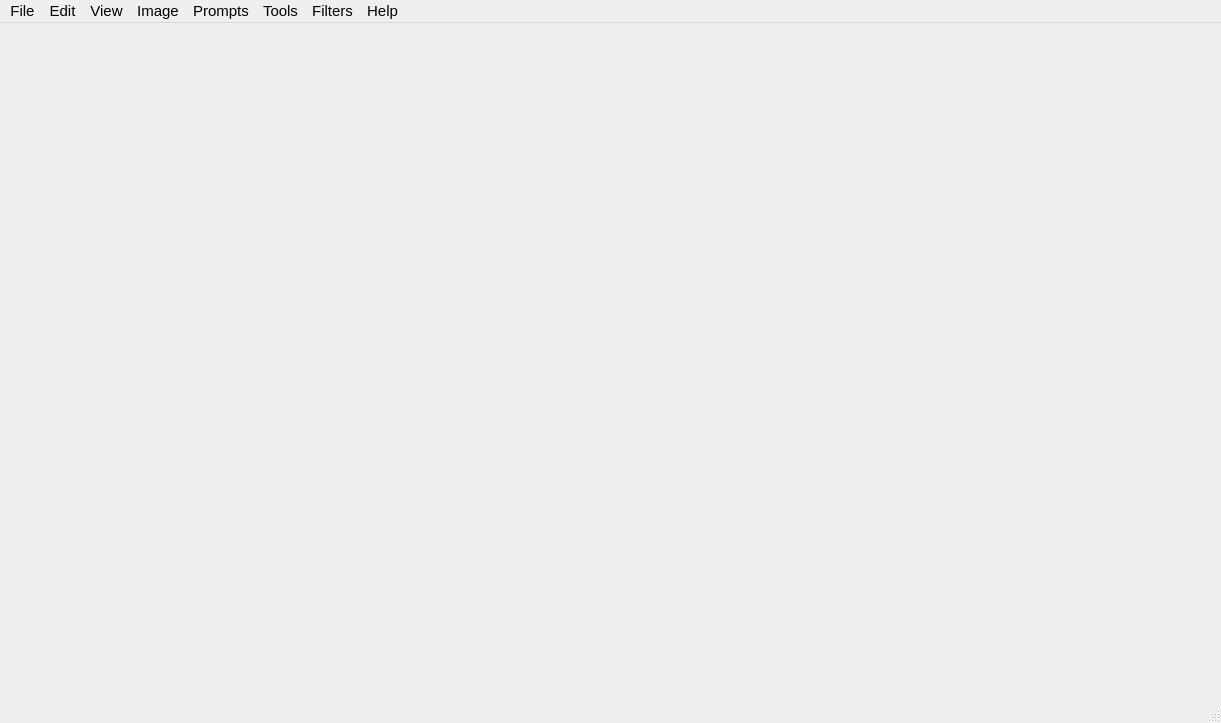
<?xml version="1.0" encoding="UTF-8"?>
<ui version="4.0">
 <author>Capsize LLC</author>
 <class>MainWindow</class>
 <widget class="QMainWindow" name="MainWindow">
  <property name="geometry">
   <rect>
    <x>0</x>
    <y>0</y>
    <width>1221</width>
    <height>723</height>
   </rect>
  </property>
  <property name="sizePolicy">
   <sizepolicy hsizetype="MinimumExpanding" vsizetype="Preferred">
    <horstretch>0</horstretch>
    <verstretch>0</verstretch>
   </sizepolicy>
  </property>
  <property name="minimumSize">
   <size>
    <width>0</width>
    <height>0</height>
   </size>
  </property>
  <property name="font">
   <font>
    <pointsize>8</pointsize>
   </font>
  </property>
  <property name="windowTitle">
   <string>AI Runner</string>
  </property>
  <widget class="QWidget" name="centralwidget">
   <property name="sizePolicy">
    <sizepolicy hsizetype="MinimumExpanding" vsizetype="MinimumExpanding">
     <horstretch>0</horstretch>
     <verstretch>0</verstretch>
    </sizepolicy>
   </property>
   <property name="minimumSize">
    <size>
     <width>0</width>
     <height>0</height>
    </size>
   </property>
   <property name="layoutDirection">
    <enum>Qt::LeftToRight</enum>
   </property>
   <layout class="QGridLayout" name="gridLayout_2"/>
  </widget>
  <widget class="QMenuBar" name="menubar">
   <property name="geometry">
    <rect>
     <x>0</x>
     <y>0</y>
     <width>1221</width>
     <height>22</height>
    </rect>
   </property>
   <property name="font">
    <font>
     <pointsize>11</pointsize>
    </font>
   </property>
   <widget class="QMenu" name="menuFile">
    <property name="title">
     <string>File</string>
    </property>
    <addaction name="actionNew"/>
    <addaction name="actionLoad"/>
    <addaction name="actionSave"/>
    <addaction name="separator"/>
    <addaction name="actionQuit"/>
   </widget>
   <widget class="QMenu" name="menuEdit">
    <property name="title">
     <string>Edit</string>
    </property>
    <addaction name="separator"/>
    <addaction name="actionUndo"/>
    <addaction name="actionRedo"/>
    <addaction name="separator"/>
    <addaction name="actionCut"/>
    <addaction name="actionCopy"/>
    <addaction name="actionPaste"/>
    <addaction name="separator"/>
    <addaction name="actionRotate_90_clockwise"/>
    <addaction name="actionRotate_90_counter_clockwise"/>
    <addaction name="separator"/>
    <addaction name="actionClear_all_prompts"/>
    <addaction name="separator"/>
    <addaction name="actionSettings"/>
    <addaction name="actionRun_setup_wizard"/>
   </widget>
   <widget class="QMenu" name="menuFilters">
    <property name="title">
     <string>Filters</string>
    </property>
    <addaction name="separator"/>
    <addaction name="actionInvert"/>
    <addaction name="actionFilm"/>
   </widget>
   <widget class="QMenu" name="menuAbout">
    <property name="tearOffEnabled">
     <bool>false</bool>
    </property>
    <property name="title">
     <string>Help</string>
    </property>
    <addaction name="actionAbout"/>
    <addaction name="actionBug_report"/>
    <addaction name="actionReport_vulnerability"/>
    <addaction name="actionDiscord"/>
   </widget>
   <widget class="QMenu" name="menuModel_merge">
    <property name="title">
     <string>Tools</string>
    </property>
    <addaction name="image_interpolation"/>
    <addaction name="actionModel_Merger"/>
    <addaction name="separator"/>
    <addaction name="actionStableDiffusion"/>
    <addaction name="actionKandinsky"/>
    <addaction name="actionShap_E"/>
    <addaction name="separator"/>
    <addaction name="actionPrompt_Builder"/>
    <addaction name="actionControlNet"/>
    <addaction name="actionModel_Manager_2"/>
    <addaction name="separator"/>
    <addaction name="actionEmbeddings"/>
    <addaction name="actionLoRA"/>
    <addaction name="actionPen"/>
   </widget>
   <widget class="QMenu" name="menuImage">
    <property name="title">
     <string>Image</string>
    </property>
    <addaction name="actionImport"/>
    <addaction name="actionExport"/>
    <addaction name="separator"/>
    <addaction name="actionQuick_Export"/>
   </widget>
   <widget class="QMenu" name="menuPrompts">
    <property name="title">
     <string>Prompts</string>
    </property>
    <addaction name="actionSave_prompt"/>
    <addaction name="actionPrompt_Browser"/>
   </widget>
   <widget class="QMenu" name="menuView">
    <property name="title">
     <string>View</string>
    </property>
    <addaction name="actionHuggingface_Cache_manager"/>
   </widget>
   <addaction name="menuFile"/>
   <addaction name="menuEdit"/>
   <addaction name="menuView"/>
   <addaction name="menuImage"/>
   <addaction name="menuPrompts"/>
   <addaction name="menuModel_merge"/>
   <addaction name="menuFilters"/>
   <addaction name="menuAbout"/>
  </widget>
  <widget class="QStatusBar" name="statusbar"/>
  <action name="actionNew">
   <property name="text">
    <string>New</string>
   </property>
   <property name="shortcut">
    <string>Ctrl+N</string>
   </property>
  </action>
  <action name="actionImport">
   <property name="text">
    <string>Import image</string>
   </property>
   <property name="shortcut">
    <string>Ctrl+I</string>
   </property>
  </action>
  <action name="actionExport">
   <property name="text">
    <string>Export image</string>
   </property>
   <property name="shortcut">
    <string>Ctrl+E</string>
   </property>
  </action>
  <action name="actionCopy">
   <property name="text">
    <string>Copy</string>
   </property>
   <property name="shortcut">
    <string>Ctrl+C</string>
   </property>
  </action>
  <action name="actionPaste">
   <property name="text">
    <string>Paste</string>
   </property>
   <property name="shortcut">
    <string>Ctrl+V</string>
   </property>
  </action>
  <action name="actionUndo">
   <property name="icon">
    <iconset>
     <normaloff>../src/icons/007-undo.png</normaloff>../src/icons/007-undo.png</iconset>
   </property>
   <property name="text">
    <string>Undo</string>
   </property>
   <property name="toolTip">
    <string>Undo</string>
   </property>
   <property name="whatsThis">
    <string/>
   </property>
   <property name="shortcut">
    <string>Ctrl+Z</string>
   </property>
  </action>
  <action name="actionRedo">
   <property name="icon">
    <iconset>
     <normaloff>../src/icons/008-redo.png</normaloff>../src/icons/008-redo.png</iconset>
   </property>
   <property name="text">
    <string>Redo</string>
   </property>
   <property name="shortcut">
    <string>Ctrl+Y</string>
   </property>
  </action>
  <action name="actionGrid">
   <property name="text">
    <string>Grid</string>
   </property>
   <property name="toolTip">
    <string>Grid settings</string>
   </property>
  </action>
  <action name="actionPreferences">
   <property name="text">
    <string>Path Preferences</string>
   </property>
   <property name="toolTip">
    <string>Modify model path and more</string>
   </property>
  </action>
  <action name="actionCanvas_color">
   <property name="text">
    <string>Canvas color</string>
   </property>
   <property name="toolTip">
    <string>Change the color of the canvas</string>
   </property>
  </action>
  <action name="actionReset_Settings">
   <property name="text">
    <string>Reset Settings to Default</string>
   </property>
   <property name="toolTip">
    <string>Reset all settings to default</string>
   </property>
  </action>
  <action name="actionResize_on_Paste">
   <property name="checkable">
    <bool>true</bool>
   </property>
   <property name="text">
    <string>Resize on Import</string>
   </property>
   <property name="toolTip">
    <string>Resize the image to active grid area when importing</string>
   </property>
  </action>
  <action name="actionMemory">
   <property name="text">
    <string>Memory</string>
   </property>
  </action>
  <action name="actionAbout">
   <property name="text">
    <string>About</string>
   </property>
  </action>
  <action name="actionCheck_for_updates">
   <property name="text">
    <string>Check for updates</string>
   </property>
  </action>
  <action name="actionOpen">
   <property name="text">
    <string>Open</string>
   </property>
  </action>
  <action name="actionView">
   <property name="text">
    <string>View</string>
   </property>
  </action>
  <action name="actionAdvanced">
   <property name="text">
    <string>Memory Preferences</string>
   </property>
   <property name="toolTip">
    <string>Change memory settings</string>
   </property>
  </action>
  <action name="actionGaussian_Blur">
   <property name="enabled">
    <bool>true</bool>
   </property>
   <property name="text">
    <string>Gaussian Blur</string>
   </property>
  </action>
  <action name="actionBox_Blur">
   <property name="text">
    <string>Box Blur</string>
   </property>
  </action>
  <action name="actionUnsharp_Mask">
   <property name="text">
    <string>Unsharp Mask</string>
   </property>
  </action>
  <action name="actionPixel_Art">
   <property name="text">
    <string>Pixel Art</string>
   </property>
   <property name="visible">
    <bool>true</bool>
   </property>
  </action>
  <action name="actionInvert">
   <property name="text">
    <string>Invert</string>
   </property>
  </action>
  <action name="actionSaturation">
   <property name="text">
    <string>Saturation</string>
   </property>
   <property name="visible">
    <bool>true</bool>
   </property>
  </action>
  <action name="actionColor_Balance">
   <property name="checkable">
    <bool>false</bool>
   </property>
   <property name="enabled">
    <bool>true</bool>
   </property>
   <property name="text">
    <string>Color Balance</string>
   </property>
   <property name="visible">
    <bool>true</bool>
   </property>
  </action>
  <action name="actionSave">
   <property name="text">
    <string>Save</string>
   </property>
   <property name="shortcut">
    <string>Ctrl+S</string>
   </property>
  </action>
  <action name="actionLoad">
   <property name="text">
    <string>Open</string>
   </property>
   <property name="shortcut">
    <string>Ctrl+O</string>
   </property>
  </action>
  <action name="actionQuit">
   <property name="text">
    <string>Quit</string>
   </property>
   <property name="shortcut">
    <string>Ctrl+Q</string>
   </property>
  </action>
  <action name="actionPixel_Art_2">
   <property name="text">
    <string>Pixel Art</string>
   </property>
  </action>
  <action name="actionBug_report">
   <property name="text">
    <string>Bug report</string>
   </property>
  </action>
  <action name="actionReport_vulnerability">
   <property name="text">
    <string>Report vulnerability</string>
   </property>
  </action>
  <action name="actionDiscord">
   <property name="text">
    <string>Discord</string>
   </property>
  </action>
  <action name="actionExtensions">
   <property name="text">
    <string>Extensions</string>
   </property>
   <property name="toolTip">
    <string>Install, update and delete extensions</string>
   </property>
  </action>
  <action name="actionShow_image_preview">
   <property name="checkable">
    <bool>true</bool>
   </property>
   <property name="text">
    <string>Show image preview</string>
   </property>
  </action>
  <action name="actionImage_to_new_layer">
   <property name="checkable">
    <bool>true</bool>
   </property>
   <property name="text">
    <string>Image to new layer</string>
   </property>
   <property name="toolTip">
    <string>Send generated images to new layer</string>
   </property>
  </action>
  <action name="actionAuto_export_images">
   <property name="checkable">
    <bool>true</bool>
   </property>
   <property name="text">
    <string>Auto export images</string>
   </property>
   <property name="toolTip">
    <string>Automatically export newly generated images to a folder</string>
   </property>
  </action>
  <action name="actionImage_export_settings">
   <property name="text">
    <string>Import / export preferences</string>
   </property>
  </action>
  <action name="actionCheck_for_latest_version_on_startup">
   <property name="checkable">
    <bool>true</bool>
   </property>
   <property name="text">
    <string>Check for latest version on startup</string>
   </property>
  </action>
  <action name="actionModel_Merger">
   <property name="text">
    <string>Model Merger</string>
   </property>
  </action>
  <action name="actionSaturation_Filter">
   <property name="text">
    <string>Saturation</string>
   </property>
  </action>
  <action name="actionColor_Balance_2">
   <property name="text">
    <string>Color Balance</string>
   </property>
  </action>
  <action name="actionRGB_Noise">
   <property name="text">
    <string>RGB Noise</string>
   </property>
  </action>
  <action name="actionGaussian_Blur_2">
   <property name="text">
    <string>Gaussian Blur</string>
   </property>
  </action>
  <action name="actionBox_Blur_2">
   <property name="text">
    <string>Box Blur</string>
   </property>
  </action>
  <action name="actionRotate_90_clockwise">
   <property name="text">
    <string>Rotate 90° clockwise</string>
   </property>
   <property name="shortcut">
    <string>Ctrl+R</string>
   </property>
  </action>
  <action name="actionRotate_90_counter_clockwise">
   <property name="text">
    <string>Rotate 90° counter clockwise</string>
   </property>
   <property name="shortcut">
    <string>Ctrl+Shift+R</string>
   </property>
  </action>
  <action name="actionSave_prompt">
   <property name="text">
    <string>Save prompt</string>
   </property>
  </action>
  <action name="actionShow_Active_Image_Area">
   <property name="checkable">
    <bool>true</bool>
   </property>
   <property name="text">
    <string>Show Active Image Area</string>
   </property>
  </action>
  <action name="actionImage_Interpolation">
   <property name="text">
    <string>Image Interpolation</string>
   </property>
  </action>
  <action name="image_interpolation">
   <property name="text">
    <string>Image Interpolation</string>
   </property>
  </action>
  <action name="actionFilm">
   <property name="text">
    <string>Film</string>
   </property>
  </action>
  <action name="actionDeterministic_generation">
   <property name="text">
    <string>Deterministic generator</string>
   </property>
  </action>
  <action name="actionDark_mode">
   <property name="checkable">
    <bool>true</bool>
   </property>
   <property name="text">
    <string>Dark mode</string>
   </property>
  </action>
  <action name="actionConsole_window">
   <property name="text">
    <string>Console window</string>
   </property>
  </action>
  <action name="actionSettings">
   <property name="text">
    <string>Preferences</string>
   </property>
  </action>
  <action name="actionPrompt_Browser">
   <property name="text">
    <string>Prompt browser</string>
   </property>
  </action>
  <action name="actionClear_all_prompts">
   <property name="text">
    <string>Clear all prompts</string>
   </property>
   <property name="toolTip">
    <string>Remove text from all prompts and negative prompts</string>
   </property>
  </action>
  <action name="actionUndo_2">
   <property name="icon">
    <iconset>
     <normaloff>../src/icons/007-undo.png</normaloff>../src/icons/007-undo.png</iconset>
   </property>
   <property name="text">
    <string>Undo</string>
   </property>
   <property name="shortcut">
    <string>Ctrl+Z</string>
   </property>
  </action>
  <action name="actionRedo_2">
   <property name="icon">
    <iconset>
     <normaloff>../src/icons/008-redo.png</normaloff>../src/icons/008-redo.png</iconset>
   </property>
   <property name="text">
    <string>Redo</string>
   </property>
   <property name="shortcut">
    <string>Ctrl+Y</string>
   </property>
  </action>
  <action name="actionCut">
   <property name="text">
    <string>Cut</string>
   </property>
   <property name="shortcut">
    <string>Ctrl+X</string>
   </property>
  </action>
  <action name="actionHalftone">
   <property name="text">
    <string>Halftone</string>
   </property>
  </action>
  <action name="actionQuick_Export">
   <property name="text">
    <string>Fast Export</string>
   </property>
   <property name="shortcut">
    <string>Ctrl+Shift+E</string>
   </property>
  </action>
  <action name="actionRegistration_error">
   <property name="text">
    <string>Registration error</string>
   </property>
  </action>
  <action name="actionHuggingface_Cache_manager">
   <property name="text">
    <string>Browse Huggingface Cache</string>
   </property>
  </action>
  <action name="actionModel_Manager">
   <property name="text">
    <string>Model Manager</string>
   </property>
  </action>
  <action name="actionModel_Manager_2">
   <property name="text">
    <string>Model Manager</string>
   </property>
  </action>
  <action name="actionControlNet">
   <property name="text">
    <string>ControlNet</string>
   </property>
  </action>
  <action name="actionPrompt_Builder">
   <property name="text">
    <string>Prompt Builder</string>
   </property>
  </action>
  <action name="actionEmbeddings">
   <property name="text">
    <string>Embeddings</string>
   </property>
  </action>
  <action name="actionLoRA">
   <property name="text">
    <string>LoRA</string>
   </property>
  </action>
  <action name="actionPen">
   <property name="text">
    <string>Pen</string>
   </property>
  </action>
  <action name="actionStableDiffusion">
   <property name="text">
    <string>Stable Diffusion</string>
   </property>
  </action>
  <action name="actionKandinsky">
   <property name="text">
    <string>Kandinsky</string>
   </property>
  </action>
  <action name="actionShap_E">
   <property name="text">
    <string>Shap-E</string>
   </property>
  </action>
  <action name="actionRun_setup_wizard">
   <property name="text">
    <string>Run setup wizard</string>
   </property>
  </action>
 </widget>
 <resources>
  <include location="../../resources.qrc"/>
 </resources>
 <connections/>
 <designerdata>
  <property name="gridDeltaX">
   <number>10</number>
  </property>
  <property name="gridDeltaY">
   <number>10</number>
  </property>
  <property name="gridSnapX">
   <bool>true</bool>
  </property>
  <property name="gridSnapY">
   <bool>true</bool>
  </property>
  <property name="gridVisible">
   <bool>true</bool>
  </property>
 </designerdata>
</ui>
